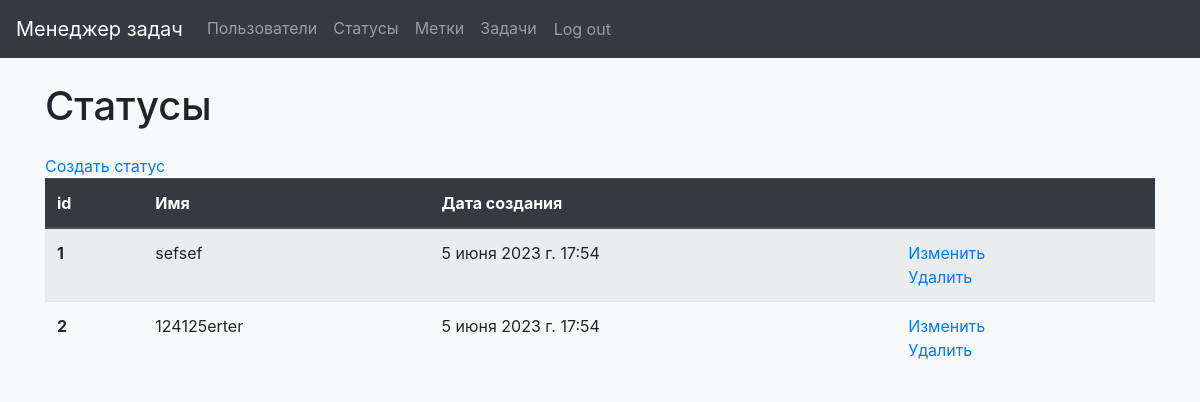
The page /statuses/ (signed in) on the database as committed earlier.
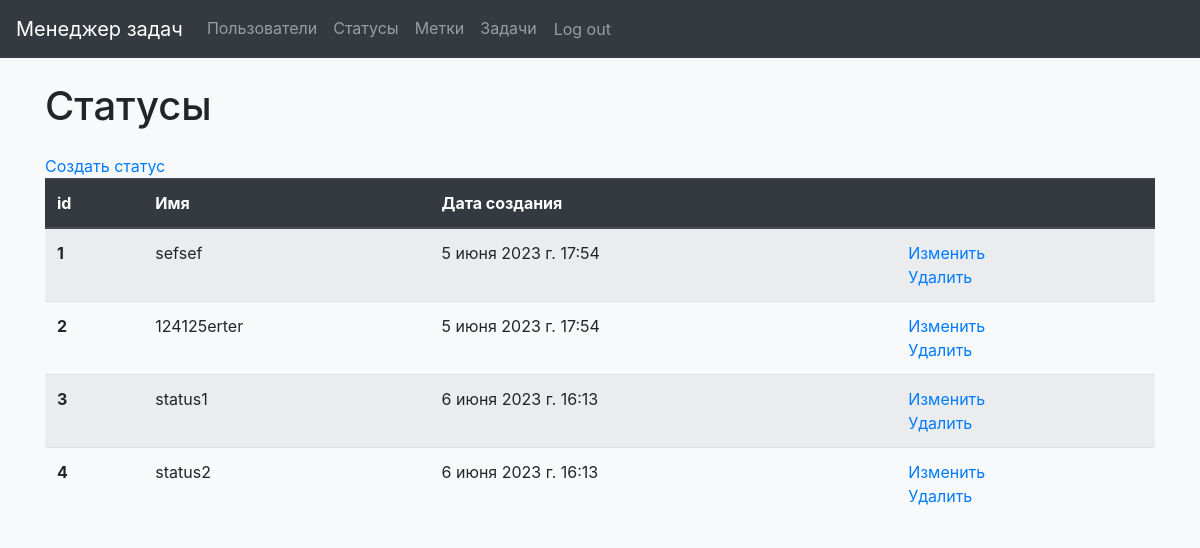
The same page on the database as committed later.
### task_manager/statuses/models.py (models this page shows, shortened)
class Status(models.Model):
    status_name = models.CharField(max_length=250, unique=True, verbose_name=gettext('Name'),
                                   error_messages={'unique': gettext("%(model_name)s with this name already exists.")})
    created_at = models.DateTimeField(auto_now_add=True)
    class Meta:
        verbose_name = gettext('Status')

### task_manager/statuses/views.py (the view)
# urls.py: path('', StatusesList.as_view(), name='statuses'),
class StatusesList(View):
    def get(self, request, *args, **kwargs):
        if request.user.is_authenticated:
            statuses = Status.objects.all()
            return render(request, 'statuses/statuses.html', context={
                "statuses": statuses,
            })
        messages.error(request, gettext('You are not authorized! Please sign in.'))
        return redirect('/login')

### task_manager/templates/statuses/statuses.html (shortened to what this page needs)
{% extends 'navbar.html' %}
{% load i18n %}
{% block content %}
<body class="bg-light">
  <div class="container wrapper flex-grow-1">
      <h1 class="my-4">{% trans 'Statuses' %}</h1>
      <a href="{% url 'create_status' %}">{% trans 'Create status' %}</a>
        <table class="table table-striped">
          <thead class="thead-dark">
            <tr>
              <th scope="col">id</th>
              <th scope="col">{% trans 'Name' %}</th>
              <th scope="col">{% trans 'Date of creation' %}</th>
              <th scope="col"> </th>
            </tr>
          </thead>
          <tbody>
          {% for status in statuses %}
            <tr>
              <th scope="row">{{ status.id }}</th>
              <td>{{ status.status_name }}</td>
              <td>{{ status.created_at }}</td>
              <td>
                <a href="{% url 'update_status' id=status.id%}">{% trans 'Update' %}</a>
                    <br>
                <a href="{% url 'delete_status' id=status.id%}">{% trans 'Delete' %}</a>
              </td>
            </tr>
          {% endfor %}
          </tbody>
        </table>
  </div>
</body>
{% endblock %}

Rows that differ between the two databases and show on the page:
added Status: id "3", status_name "status1", created_at "6 июня 2023 г. 16:13"
added Status: id "4", status_name "status2", created_at "6 июня 2023 г. 16:13"
